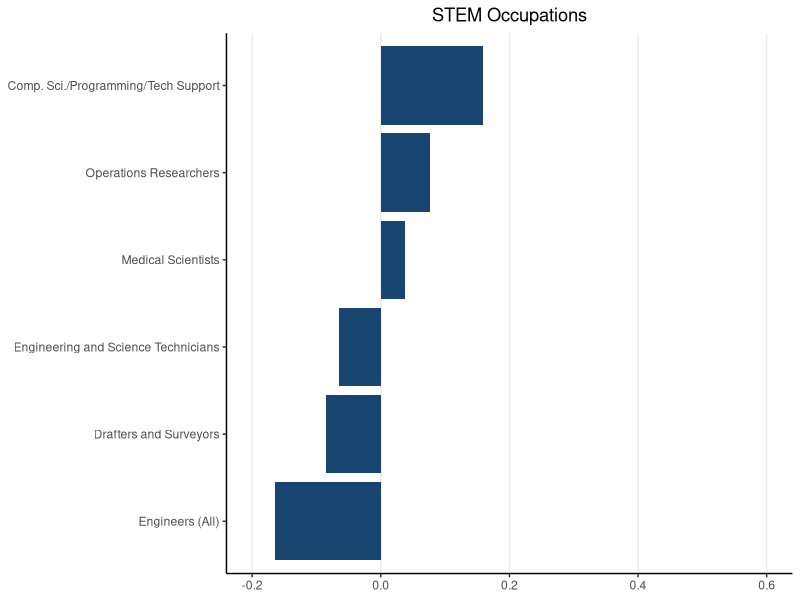
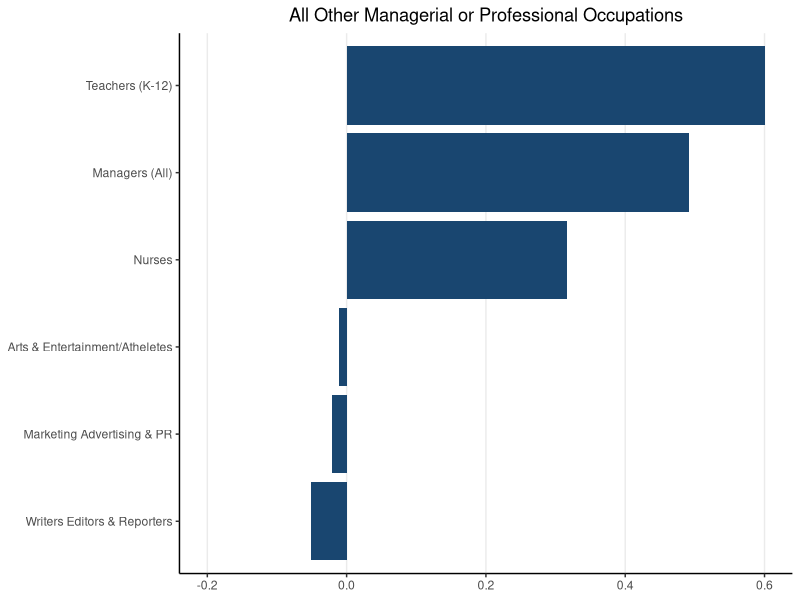

Write the R code that produced these figures, in order. (Note: this script raises an error after producing the figures.)
# Bar Graph, multi

# David J. Deming, “The Growing Importance of Social Skills
#   in the Labor Market,” The Quarterly Journal of Economics 132, no. 4 (2017):
#   1596, DOI:10.1093/qje/qjx022.

# Data: emulated from ibid, Fig 1

library(ggplot2)
library(dplyr)
library(gridExtra)
output_dir="output"

df <- read.csv("data/deming-2017-emulated.dta", stringsAsFactors = F)

df$occ <- factor(df$occ, levels = rev(unique(df$occ)))

df1 <- filter(df, stem == 1)
df2 <- filter(df, stem == 0)

p1 <- ggplot(df1,aes(occ,diff)) +
  geom_bar(stat="identity", fill = 	'#194670') +
  ggtitle("STEM Occupations") +
  coord_flip(ylim = c(-.2,.6)) +
  theme_bw() +
  theme(
    plot.title = element_text(hjust = 0.5),
    panel.grid.major.y = element_blank(),
    panel.grid.minor.x = element_blank(),
    axis.title = element_blank(),
    axis.line = element_line(size=0.5),
    panel.border=element_blank()
  )


p2<- ggplot(df2,aes(occ,diff)) +
  geom_bar(stat="identity", fill = 	'#194670') +
  ggtitle("All Other Managerial or Professional Occupations") +
  coord_flip(ylim = c(-.2,.6)) +
  theme_bw() +
  theme(
    plot.title = element_text(hjust = 0.5),
    panel.grid.major.y = element_blank(),
    panel.grid.minor.x = element_blank(),
    axis.title = element_blank(),
    axis.line = element_line(size=0.5),
    panel.border=element_blank()
  )

pc <- ggarrange(p1, p2,
          ncol=1, nrow=2,
          labels = "AUTO",
          align = 'v')

# Save individual Panels
ggsave(path=output_dir, filename="Bar Graph QJE 5A.png", p1, width=8, height=6)
ggsave(path=output_dir, filename="Bar Graph QJE 5B.png", p2, width=8, height=6)
ggsave(path=output_dir, filename="Bar Graph QJE 5Combined.png", pc, width=8, height=12)

# Save as Example
# ggsave(path="src/others/frequency", filename="Bar Graph QJE 5A-example.png", p1, width=8, height=6)
# ggsave(path="src/others/frequency", filename="Bar Graph QJE 5B-example.png", p2, width=8, height=6)
# ggsave(path="src/others/frequency", filename="Bar Graph QJE 5Combined-example.png", pc, width=8, height=12)
